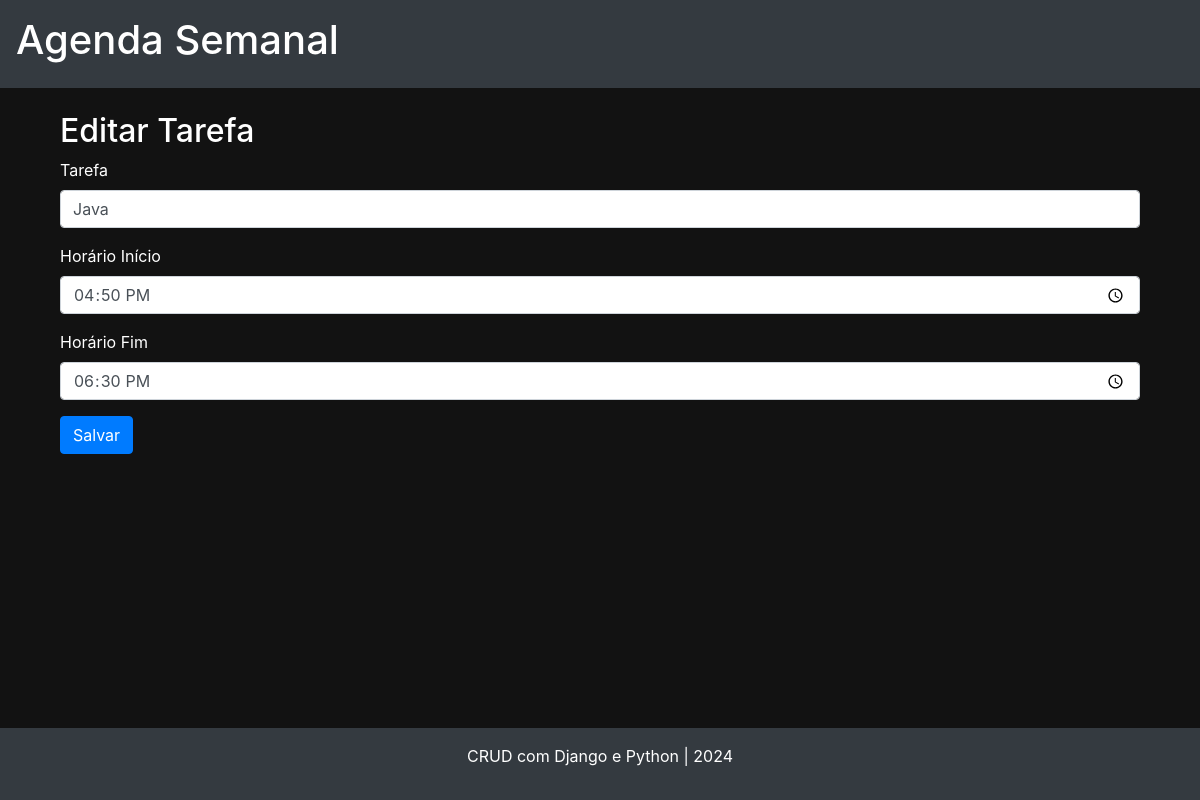
The app's page /editar/3/ (signed in) with its own data.
### core/models.py (models this page shows, shortened)
class Tarefa(models.Model):
    DIA_CHOICES = [
        ('segunda', 'Segunda-feira'),
        ('terca', 'Terça-feira'),
        ('quarta', 'Quarta-feira'),
        ('quinta', 'Quinta-feira'),
        ('sexta', 'Sexta-feira'),
        ('sabado', 'Sábado'),
        ('domingo', 'Domingo'),
    ]
    dia = models.CharField(max_length=10, choices=DIA_CHOICES)
    tarefa = models.CharField(max_length=255)
    horario_inicio = models.TimeField()
    horario_fim = models.TimeField()
    user = models.ForeignKey(User, on_delete=models.CASCADE)

### core/views.py (the view, shortened to what this page needs)
# urls.py: path('editar/<int:id>/', editar_tarefa, name='editar_tarefa'),
@login_required
def editar_tarefa(request, id):
    tarefa = get_object_or_404(Tarefa, id=id, user=request.user)
    context = {'tarefa': tarefa}
    return render(request, "editar_tarefa.html", context)

### templates/editar_tarefa.html (shortened to what this page needs)
{% extends 'base.html' %}
{% block content %}
<div class="container">
    <h2>Editar Tarefa</h2>
    <form method="POST">
        <div class="mb-3">
            <label for="tarefa" class="form-label">Tarefa</label>
            <input type="text" class="form-control" id="tarefa" name="tarefa" value="{{ tarefa.tarefa }}">
        </div>
        <div class="mb-3">
            <label for="horario_inicio" class="form-label">Horário Início</label>
            <input type="time" class="form-control" id="horario_inicio" name="horario_inicio" value="{{ tarefa.horario_inicio }}">
        </div>
        <div class="mb-3">
            <label for="horario_fim" class="form-label">Horário Fim</label>
            <input type="time" class="form-control" id="horario_fim" name="horario_fim" value="{{ tarefa.horario_fim }}">
        </div>
        <button type="submit" class="btn btn-primary">Salvar</button>
    </form>
</div>
{% endblock %}

### static/css/styles.css (style rules this page uses)
html, body { height: 100%; margin: 0; }
body { display: flex; flex-direction: column; }
body { background-color: #121212; color: #ffffff; }

### records on screen
Tarefa: tarefa "Java", horario_inicio "16:50", horario_fim "18:30"
